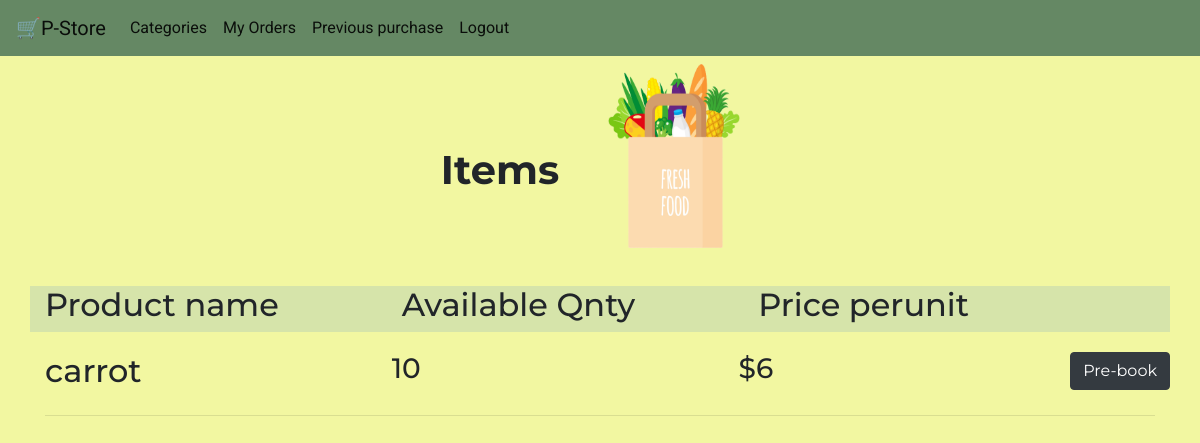
/u_category/1/u_items_list (signed in), run on an earlier commit of the app's database.
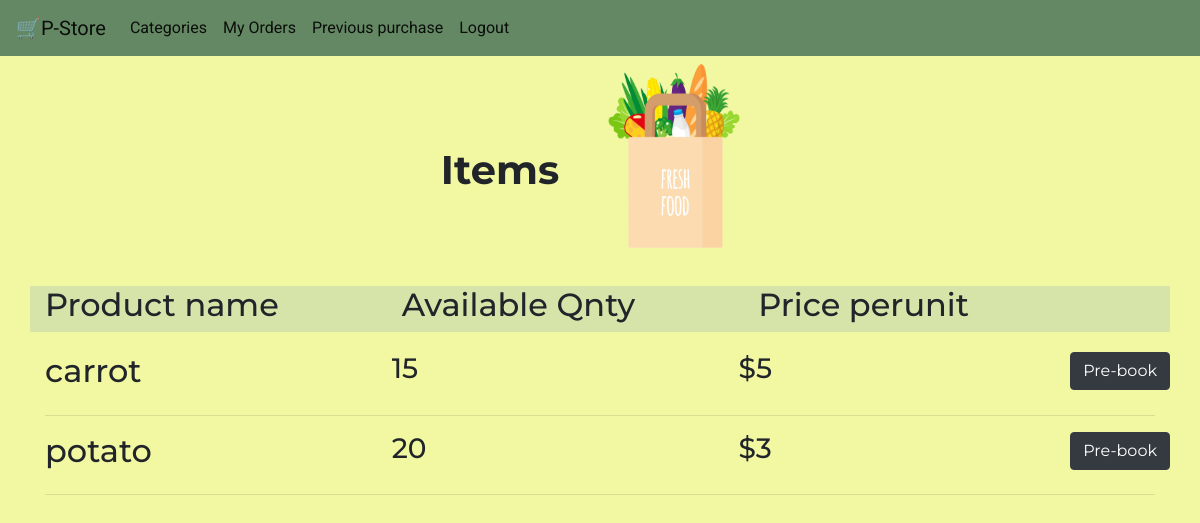
And on a later commit of the database.
### tables this page shows
CREATE TABLE Items (
    id INTEGER PRIMARY KEY AUTOINCREMENT,
    name varchar(20) not null,
    weight integer not null,
    price_per_unit int not null,
    c_id INTEGER not null,
    FOREIGN KEY (c_id) REFERENCES Categories(c_id)
);

### app.py (the view)
@app.route("/u_category/<int:c_id>/u_items_list", methods=("GET", "POST"))
@login_required
def u_items_list(c_id):
    conn = get_db_connection()
    items = conn.execute("SELECT * FROM Items WHERE c_id = ?", (c_id,)).fetchall()
    conn.close()
    return render_template("u_items_list.html", items=items, c_id=c_id)

### app.py (called while the page is built)
def get_db_connection():
    conn = sqlite3.connect("database.db")
    conn.row_factory = sqlite3.Row
    return conn

@login_manager.user_loader
def load_user(user_id):
    conn = get_db_connection()
    user_data = conn.execute(
        "SELECT * FROM Admin WHERE a_id = ?", (user_id,)
    ).fetchone()
    if user_data:
        return Admin(user_data["a_id"], user_data["username"])
    user_data = conn.execute("SELECT * FROM User WHERE u_id = ?", (user_id,)).fetchone()
    if user_data:
        return AppUser(user_data["u_id"], user_data["u_username"])
    return None

### templates/u_items_list.html (shortened to what this page needs)
{% extends 'base3.html' %}
{% block content %}
<div class=container style="display: flex; justify-content: center;">
<h1 style="text-align:center; margin-top:90px; font-weight:bold; display:inline ;margin-right:30px "> {% block title %} Items {% endblock %}</h1>
<img src="/static/images/img6.png"width="170" height="200">
</div>
<div class="row" style="margin-top:30px; background-color:#D6E4AA">
<div class="col col1">
    <h2>Product name</h2>
</div>
<div class="col col1">
    <h2>Available Qnty</h2>
</div>
<div class="col col1" style="margin-right:70px;">
    <h2>Price perunit</h2>
</div>
</div>
<div class="post_container" style="margin-top:20px;">
{% for item in items %}
    	<div class="row">
    	    <div class="col">
                <h2 class="post_title">{{ item['name'] }}</h2>
             </div>
            <div class="col">
                <h3>{{ item['weight'] }}</h3>
            </div>
            <div class="col">
                <h3>${{ item['price_per_unit'] }}</h3>
            </div>
            <a href="{{ url_for('pre_book',c_id=item['c_id'],i_id=item['id']) }}">
            <button type="button" class="btn btn-dark">Pre-book</button>
            </a>
    	</div>
    	    <hr>
    {% endfor %}
    </div>
{% endblock %}

What changed in the data, as far as the page shows it:
changed Items "carrot": weight "10" → "15"; price_per_unit "6" → "5"
added Items: name "potato", weight "20", price_per_unit "3"
